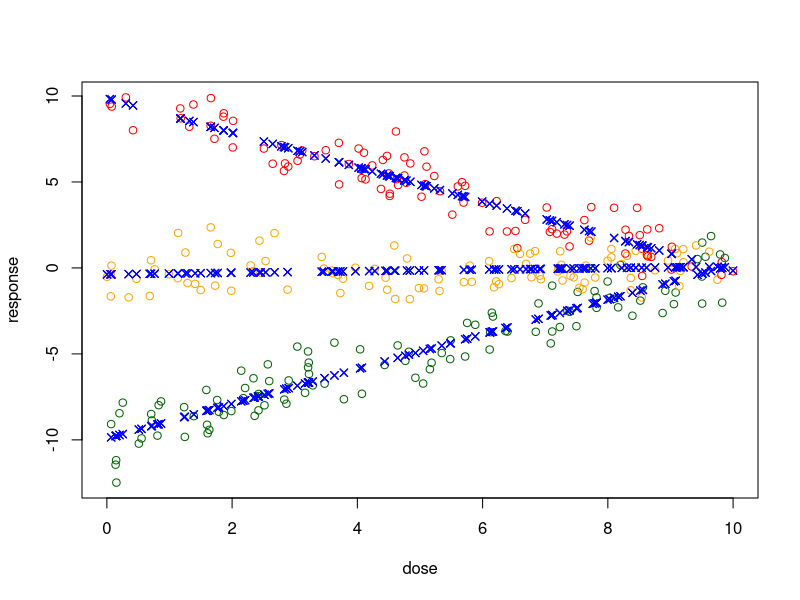

Recreate this plot in R.
N <- 1000

# Try changing the probabilities of each category. If one group is a minority, the main effects for the overall population can give wrong predictions for the minority group.

simulate_data <- function(intercepts, slopes, N){
  category = sample(names(intercepts), N, replace=T)
  dose = runif(N, min=0, max=10)
  response = 0 + intercepts[as.character(category)] + slopes[as.character(category)] * dose + rnorm(N)
  data.frame(category, dose, response)
}

intercepts <- c( Tall=10, Medium=0, Short=-10)
slopes <- c(Tall=-1, Medium=0, Short=1)
cat_colors <- c(Tall="red", Medium="orange", Short="darkgreen")

df <- simulate_data(intercepts, slopes, N=300)

with(df, plot(response ~ dose, col=cat_colors[as.character(category)]))

fit1 <- lm(response ~ dose*category, data=df)
with(df, points(dose, fit1$fitted.value, col="blue", pch=4))
summary(fit1)

fit2 <- lm(response ~ category + dose:category, data=df)
with(df, points(dose, fit2$fitted.value, col="blue", pch=4))
summary(fit2)

fit3 <- lm(response ~ category + dose:category - 1, data=df)
with(df, points(dose, fit2$fitted.value, col="blue", pch=4))
summary(fit3)

